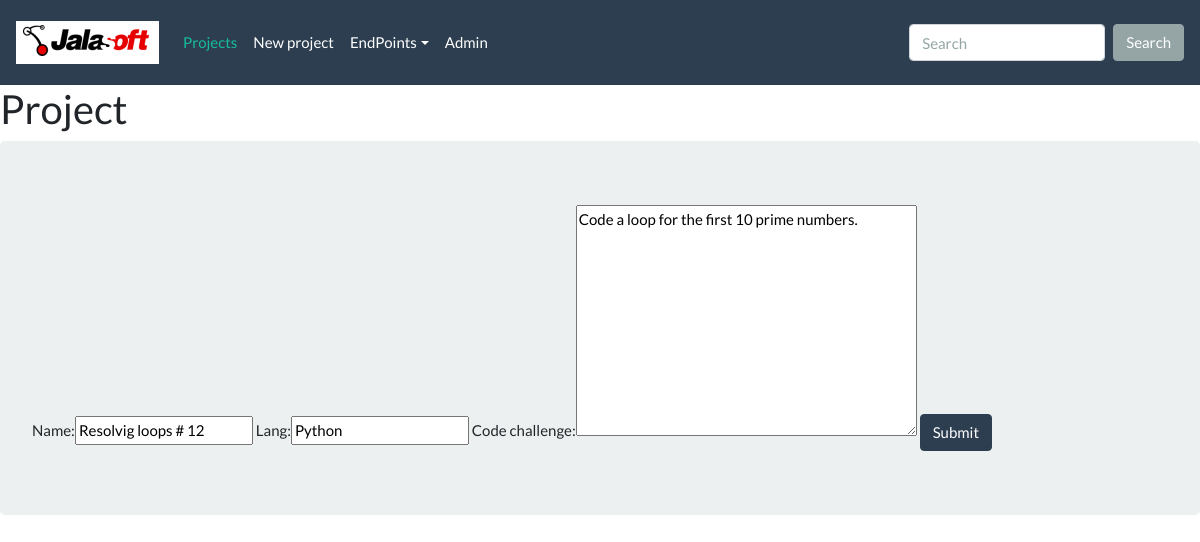
Page /endpoints/index/22/ on the committed database.
### endpoints/models.py (models this page shows)
class Project(models.Model):
    name = models.CharField(max_length=100)
    lang = models.CharField(max_length=50)
    code_challenge = models.TextField()

### endpoints/views.py (the view)
# urls.py: path('index/<int:pk>/', views.edit, name="project_edit"),
def edit(request, pk=None, template_name='project_template.html'):
    if pk:
        project = get_object_or_404(Project, pk=pk)
    else:
        project = Project(pk=pk)
    form = ProForm(request.POST or None, instance=project)
    if request.POST and form.is_valid():
        form.save()
        return redirect('/../endpoints/index')
    return render(request, template_name, {
        'form': form
    })

### endpoints/forms.py
class ProForm(forms.ModelForm):
    class Meta:
        model = Project
        fields = ('name', 'lang', 'code_challenge')

### endpoints/templates/project_template.html
{% extends "template.html" %}
{% block page_content %}
    <h2>Project</h2>
    <div class="jumbotron">
        <form method="POST" class="post-form">{% csrf_token %}
            {{ form }}
            <button class="btn btn-primary" type="submit">Submit</button>
        </form>
    </div>
{% endblock %}

### rows in the picture
Project: name "Resolvig loops # 12", lang "Python", code_challenge "Code a loop for the first 10 prime numbers."
